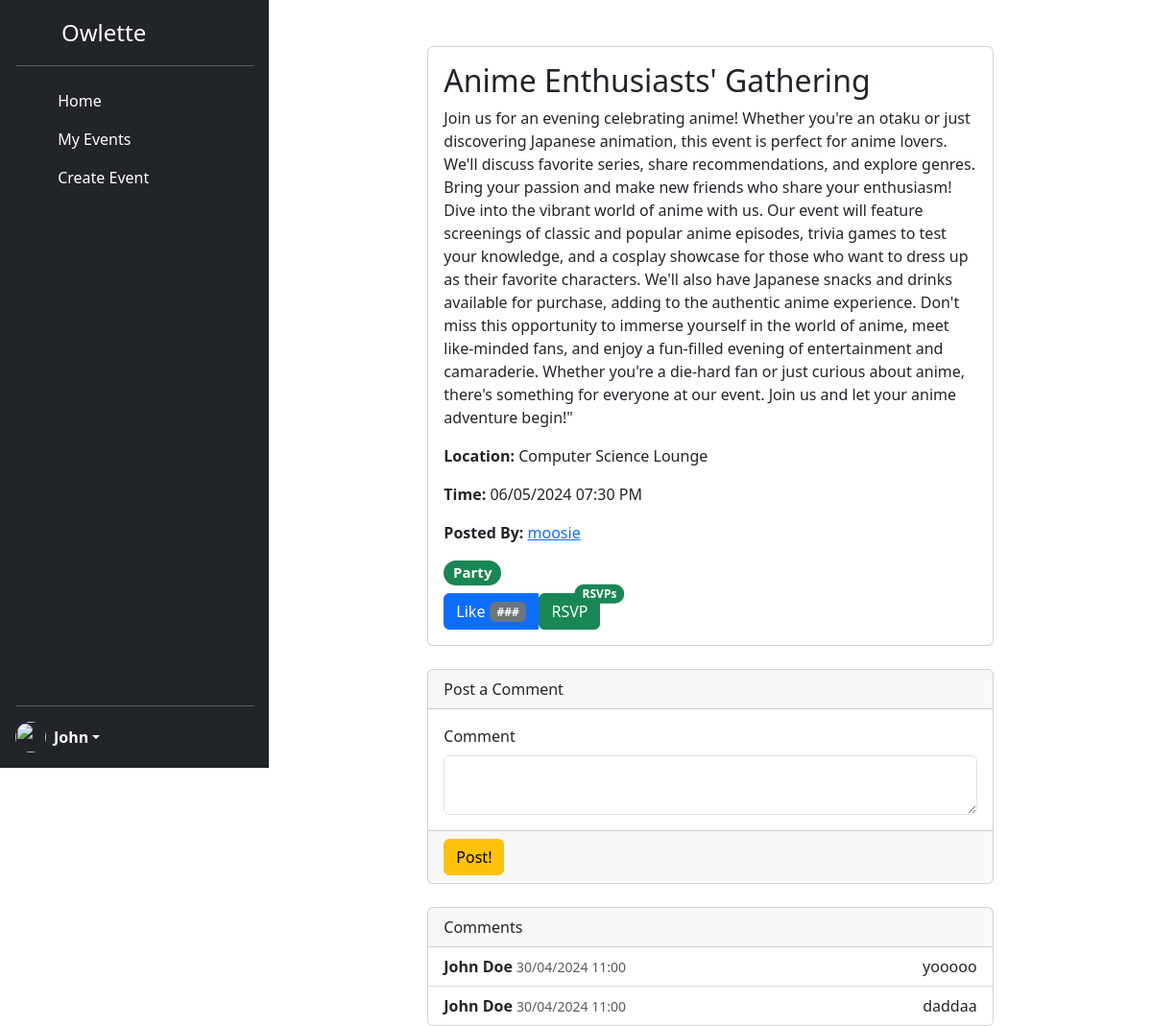
Page /eventview/19 (signed in) on the committed database.
### models.py (models this page shows, shortened)
class User(db.Model, UserMixin):
    __tablename__ = 'user'
    userid = db.Column(db.Integer,
                   primary_key=True)
    username = db.Column(db.String(40),
                         nullable=False,
                         unique=True)
    email = db.Column(db.String(40),
                      unique=True,
                      nullable=False)
    password = db.Column(db.String(200),
                         unique=False,
                         nullable=False)
    firstname = db.Column(db.String(40),
                         nullable=False)
    lastname = db.Column(db.String(40),
                         nullable=False)
    bio = db.Column(db.String(255),
                         nullable=True)
    created_at = db.Column(db.DateTime,
                           nullable=False,
                           default=datetime.now(pytz.timezone('US/Eastern')))
    ismod = db.Column(db.Boolean,
                           default=False)
    posts = db.relationship('Event', backref='author', lazy='dynamic')

class Event(db.Model):
    __tablename__ = 'event'
    eventID = db.Column(db.Integer, primary_key=True)
    userID = db.Column(db.Integer, db.ForeignKey('user.userid'))
    title = db.Column(db.String(80))
    status = db.Column(db.String(80), default='active')
    description = db.Column(db.String(1000))
    eventTime = db.Column(db.DateTime)
    location = db.Column(db.String(80))
    flairone_id = db.Column(db.Integer, db.ForeignKey('flair.flairID'))
    flairtwo_id = db.Column(db.Integer, db.ForeignKey('flair.flairID'))
    flarirthree_id = db.Column(db.Integer, db.ForeignKey('flair.flairID'))
    flairone = db.relationship('Flair', foreign_keys=[flairone_id])
    flairtwo = db.relationship('Flair', foreign_keys=[flairtwo_id])
    flarirthree = db.relationship('Flair', foreign_keys=[flarirthree_id])
    comments = db.relationship('Comment', backref='comments', lazy='dynamic')
    op = db.relationship('User', backref='op', lazy='joined')

class Flair(db.Model):
    __tablename__ = 'flair'
    flairID = db.Column(db.Integer, primary_key=True)
    name = db.Column(db.String(80))
    def __repr__(self):
        return f'{self.name}'

class Comment(db.Model):
     __tablename__ = 'comment'
     commentID = db.Column(db.Integer, primary_key=True)
     userID = db.Column(db.Integer, db.ForeignKey('user.userid'))
     eventID = db.Column(db.Integer, db.ForeignKey('event.eventID'))
     message = db.Column(db.String(255))
     timestamp = db.Column(db.DateTime, default=datetime.now(pytz.timezone('US/Eastern')))
     author = db.Relationship('User', backref='author', lazy='joined')

### app.py (the view, shortened to what this page needs)
@app.route('/eventview/<int:eventID>', methods=['GET','POST'])
@login_required
def eventdetailview(eventID):
    form = commentForm(request.form)
    rsvp_count = RSVP.query.filter_by(eventID=eventID).count()
    singleEvent = Event.query.get(eventID)
    flairName = singleEvent.flairone.name if singleEvent.flairone else "None"  # Retrieve the flairs for the event
    user_has_rsvped = RSVP.query.filter_by(userID=current_user.userid, eventID=eventID).first() is not None
    return render_template("eventdetailview.html", singleEvent=singleEvent, flairName=flairName,
                user_has_rsvped=user_has_rsvped, form=form)

### forms.py
class commentForm(FlaskForm):
    message = TextAreaField('Comment', validators=[DataRequired(), Length(max=255)])
    submit = SubmitField(label='Post!')

### app.py (called while the page is built)
@login_manager.user_loader
def load_user(userid):
    return User.query.get(int(userid))

### templates/eventdetailview.html (shortened to what this page needs)
{% extends "base.html" %}
{% block content %}
<div class="container">
    <div class="row">
      <div class="col-md-8 mx-auto mt-5">
        <div class="card">
          <div class="card-body">
            <h2 class="card-title">{{singleEvent.title}}</h2>
            <p class="card-text">{{singleEvent.description}}</p>
            <p class="card-text"><strong>Location:</strong> {{singleEvent.location}}</p>
            <p class="card-text"><strong>Time:</strong> {{singleEvent.eventTime.strftime(' %d/%m/%Y %I:%M %p')}}</p>
            <p class="card-text"><strong>Posted By:</strong> <a href='{{url_for('profileView', userid=singleEvent.op.userid)}}'>{{singleEvent.op.username}}</a></p>
            {% if singleEvent.flairone is not none %}
            <h5><span class="badge text-bg-success rounded-pill badge-lg">{{ singleEvent.flairone }}</span></h5>
            {% endif %}
            <div class="btn-group" role="group" aria-label="Event Actions">
              <button type="button" class="btn btn-primary">
                Like <span class="badge text-bg-secondary">###</span>
              </button>
              <form action="{{ url_for('rsvp_to_event', event_id=singleEvent.eventID) }}" method="post">
                {% if user_has_rsvped %}
                <button type="submit" class="btn btn-danger position-relative" data-bs-toggle="tooltip" data-bs-placement="top" title="Attendance Count">
                    Cancel RSVP
                    <span class="position-absolute top-0 start-100 translate-middle badge rounded-pill bg-danger">
                        {{ rsvp_count }}
                        <span class="attendee-text">RSVPs</span>
                        <span class="visually-hidden">attendees</span>
                    </span>
                </button>
                {% else %}
                <button type="submit" class="btn btn-success position-relative" data-bs-toggle="tooltip" data-bs-placement="top" title="Attendance Count">
                    RSVP
                    <span class="position-absolute top-0 start-100 translate-middle badge rounded-pill bg-success">
                        <span class="attendee-text">RSVPs</span>
                    </span>
                </button>
                {% endif %}
            </form>
            </div>
          </div>
        </div>
        <div class="card mt-4">
          <div class="card-header">
              <div class="col-auto me-auto">Post a Comment</div>
          </div>
          <div class='card-body'>
              <form method="POST">
                {{ form.message.label(class="form-label") }}
                {{ form.message(class="form-control")  }}
          </div>
          <div class='card-footer'>
            {{ form.submit(class="btn btn-warning") }}
          </div>
        </div>
        <div class="card mt-4">
          <div class="card-header">
            Comments
          </div>
          <ul class="list-group list-group-flush">
            {% for comment in singleEvent.comments%}
            <li class="list-group-item">
              <div class="d-flex justify-content-between">
                <div>
                  <strong>{{comment.author.firstname}} {{comment.author.lastname}}</strong>
                  <small class="text-muted">{{ comment.timestamp.strftime(' %d/%m/%Y %H:%M ') }}</small>
                </div>
                <div>
                  <span>{{comment.message}}</span>
                </div>
              </div>
            </li>
            {% endfor %}
          </ul>
        </div>
      </div>
    </div>
  </div>
{% endblock %}

### templates/base.html (shortened to what this page needs)
<!DOCTYPE html>
<lang="en">
<head>
    <link rel="stylesheet" href="{{ url_for('static', filename='style.css') }}">
    <link href="https://cdn.jsdelivr.net/npm/bootstrap@5.3.3/dist/css/bootstrap.min.css" rel="stylesheet">
    <link href="https://cdn.jsdelivr.net/npm/bootstrap@5.3.3/dist/css/bootstrap.min.css" rel="stylesheet">
</head>
<body>
<div class="d-flex flex-row" style="">
  <div class="d-flex flex-column flex-shrink-0 p-3 text-white bg-dark" style="width: 280px; height: 100vh">
      <a href="/" class="d-flex align-items-center mb-3 mb-md-0 me-md-auto text-white text-decoration-none">
        <svg class="bi me-2" width="40" height="32"><use xlink:href="LOGO"/></svg>
        <span class="fs-4">Owlette</span>
      </a>
      <hr>
      <ul class="nav nav-pills flex-column mb-auto">
        <li class="nav-item">
          <a href="{{url_for('home')}}" class="nav-link text-white {{ 'active' if request.path == '/home' else '' }}"
          aria-current="page">
            <svg class="bi me-2" width="16" height="16"><use xlink:href="#home"/></svg>
            Home
          </a>
        </li>
       <li>
          <a href="{{url_for('myevents')}}" class="nav-link text-white {{ 'active' if request.path == '/myevents' else '' }}"
          aria-current="page">
            <svg class="bi me-2" width="16" height="16"><use xlink:href="#speedometer2"/></svg>
            My Events
          </a>
        </li>
        <li>
          <a href="{{url_for('create_event')}}" class="nav-link text-white {{ 'active' if request.path == '/create-event' else '' }}"
          aria-current="page">
            <svg class="bi me-2" width="16" height="16"><use xlink:href="#table"/></svg>
            Create Event
          </a>
        </li>
      </ul>
      <hr>
      <div class="dropdown">
        <a href="{{ url_for('profileView', userid=current_user.userid) }}" class="d-flex align-items-center text-white text-decoration-none dropdown-toggle" role="button" id="dropdownUser1" data-bs-toggle="dropdown" aria-haspopup="true" aria-expanded="false">
        <img src="https://github.com/mdo.png" alt="" width="32" height="32" class="rounded-circle me-2">
          {% if current_user.is_authenticated %}
            <strong>
                {{ current_user.firstname }}
            </strong>
          {% else %}
            <strong>
                User
            </strong>
          {% endif %}
        </a>
      </div>
  </div>
  {% block content %}
  {% endblock %}
</div>
</body>
</html>

### rows in the picture
User: firstname "John"
Event: title "Anime Enthusiasts' Gathering", description "Join us for an evening celebrating anime! Whether you're an otaku or just discovering Japanese animation, this event is perfect for anime lovers. We'll discuss favorite series, share recommendations, and explore genres. Bring your passion and make new friends who share your enthusiasm! Dive into the vibrant world of anime with us. Our event will feature screenings of classic and popular anime episodes, trivia games to test your knowledge, and a cosplay showcase for those who want to dress up as their favorite characters. We'll also have Japanese snacks and drinks available for purchase, adding to the authentic anime experience. Don't miss this opportunity to immerse yourself in the world of…", location "Computer Science Lounge", eventTime "06/05/2024 07:30 PM"
User: op.username "moosie"
Flair: flairone "Party"
Comment: author.firstname "John", author.lastname "Doe", timestamp "30/04/2024 11:00", message "yooooo"
Comment: author.firstname "John", author.lastname "Doe", timestamp "30/04/2024 11:00", message "daddaa"
